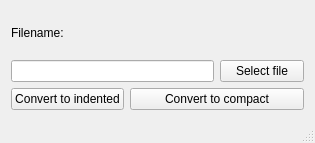
<?xml version="1.0" encoding="UTF-8"?>
<ui version="4.0">
 <class>JSONFormatConverter</class>
 <widget class="QMainWindow" name="JSONFormatConverter">
  <property name="geometry">
   <rect>
    <x>0</x>
    <y>0</y>
    <width>315</width>
    <height>143</height>
   </rect>
  </property>
  <property name="windowTitle">
   <string>JSONFormatConverter</string>
  </property>
  <widget class="QWidget" name="centralWidget">
   <layout class="QGridLayout" name="gridLayout">
    <item row="0" column="0">
     <widget class="QLabel" name="label">
      <property name="text">
       <string>Filename:</string>
      </property>
     </widget>
    </item>
    <item row="1" column="0" colspan="2">
     <widget class="QLineEdit" name="filename"/>
    </item>
    <item row="1" column="2">
     <widget class="QPushButton" name="fileButton">
      <property name="text">
       <string>Select file</string>
      </property>
     </widget>
    </item>
    <item row="2" column="0">
     <widget class="QPushButton" name="indentedButton">
      <property name="text">
       <string>Convert to indented</string>
      </property>
     </widget>
    </item>
    <item row="2" column="1" colspan="2">
     <widget class="QPushButton" name="compactButton">
      <property name="text">
       <string>Convert to compact</string>
      </property>
     </widget>
    </item>
   </layout>
  </widget>
  <widget class="QStatusBar" name="statusBar"/>
 </widget>
 <layoutdefault spacing="6" margin="11"/>
 <resources/>
 <connections/>
</ui>
